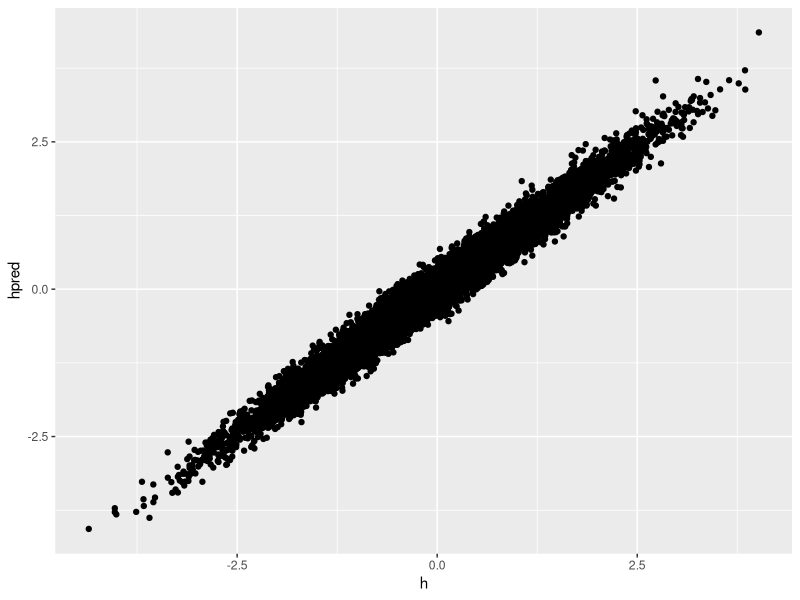
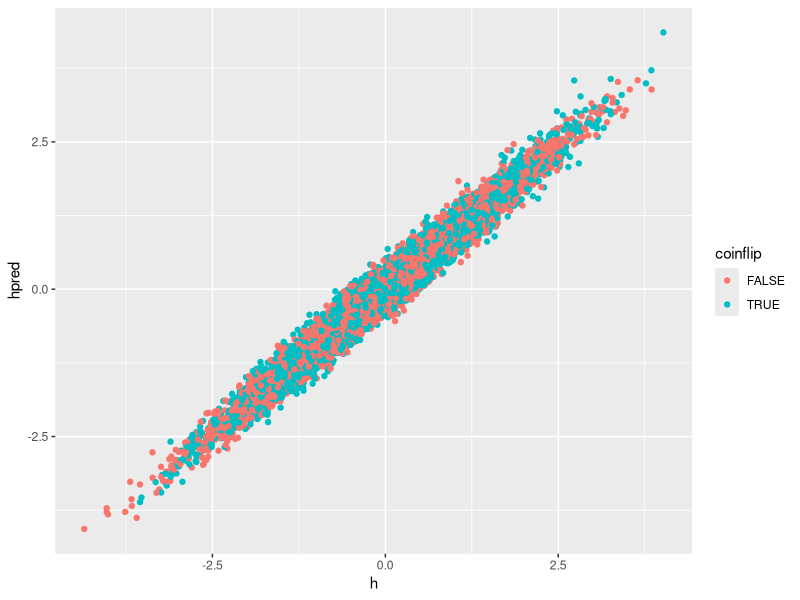
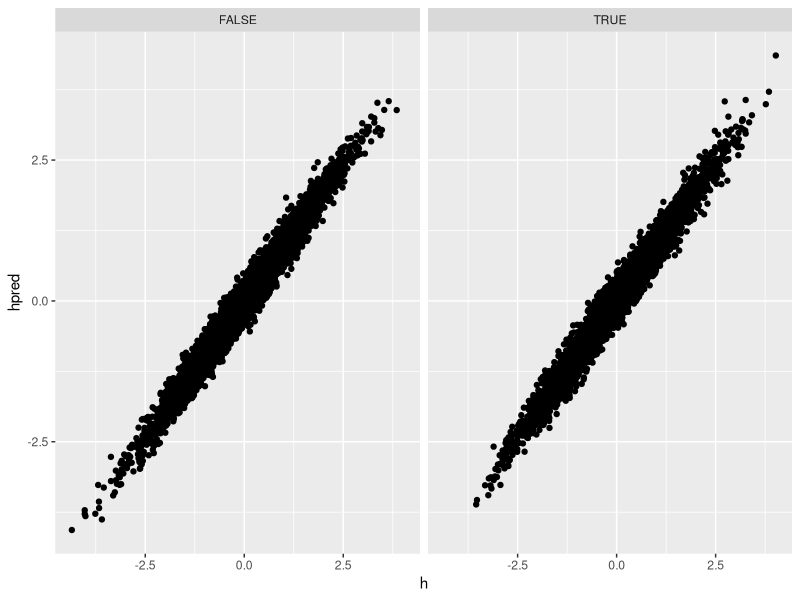
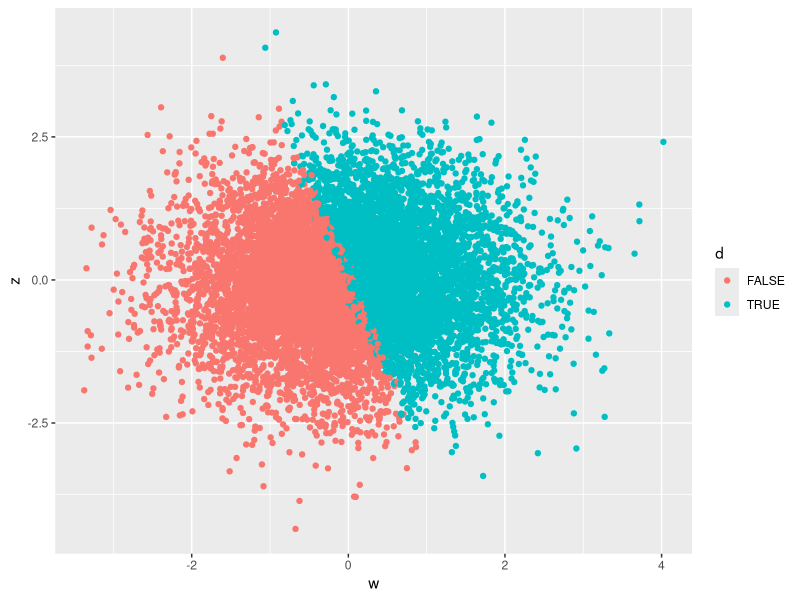
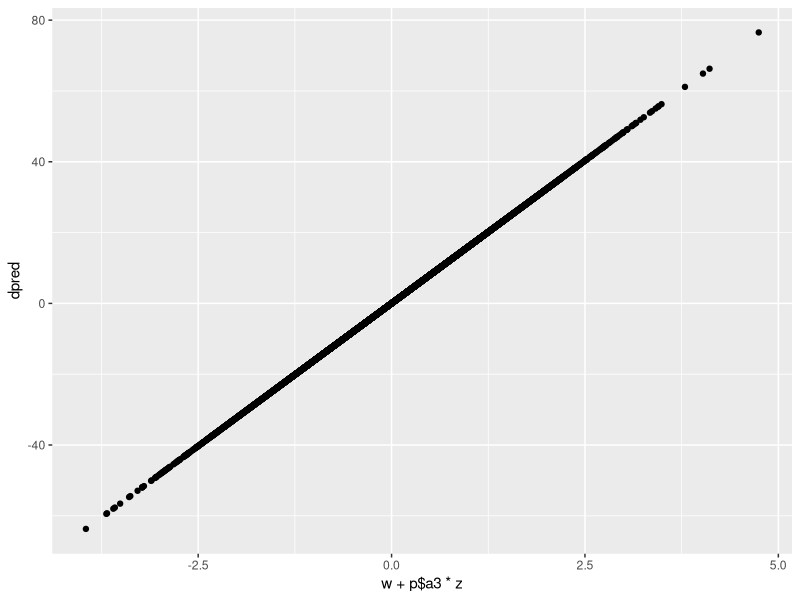
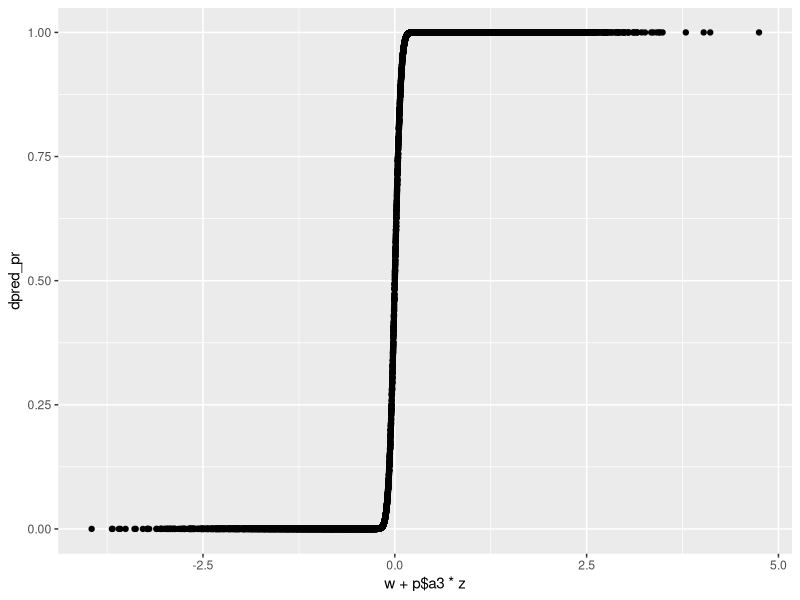
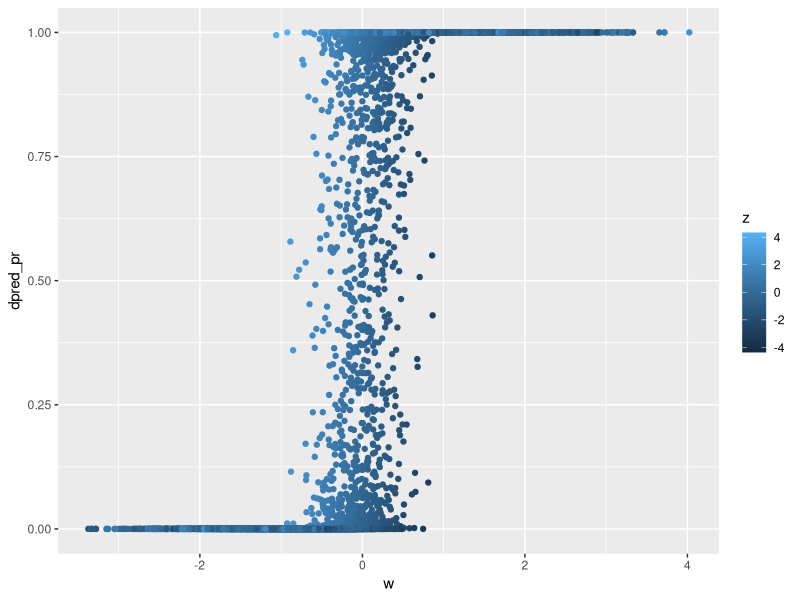
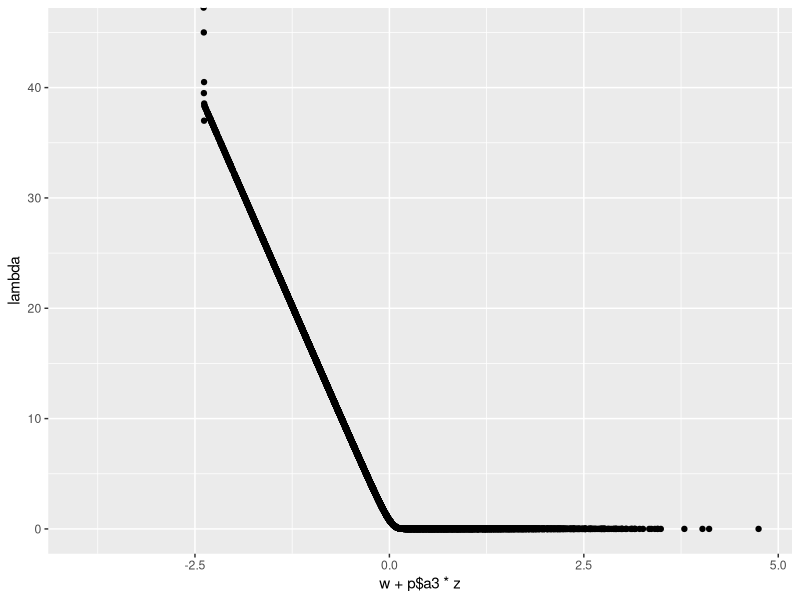

The R script that drew these images, in order:
# Homework 1 - ECON 24030
# heckman selection model

# ---- GETTING STARTED -------
# downlaod RStudio 
#   https://www.rstudio.com/products/rstudio/download/
# download R if needed from: 
#   https://cran.rstudio.com/

# first time in RStudio, you need to install packages
install.packages(c('data.table','ggplot2','lattice')) # only the first time!

# ------ SETTING UP THE ENVIROMNENT ------
require(data.table)
require(ggplot2)

# data.table
#   tutorial:     
#     https://cran.r-project.org/web/packages/data.table/vignettes/datatable-intro.pdf
#   cheatsheet:   
#     https://s3.amazonaws.com/assets.datacamp.com/img/blog/data+table+cheat+sheet.pdf

# ggplot2
#   tutorial:     
#     http://www.ceb-institute.org/bbs/wp-content/uploads/2011/09/handout_ggplot2.pdf
#   cheatsheet: 
#     http://www.rstudio.com/wp-content/uploads/2015/12/ggplot2-cheatsheet-2.0.pdf
#   fulldoc:
#     http://docs.ggplot2.org/current/

# defining some parameters
N=10000 # number of observations we will use
p=list(
  a1 =-0.5,
  a2 = 1,
  a3 =0.3) # defining a set of parameters we will use

# HELP: the command list() creates a list, big surprise! you can then 
# access the values using the dollar sign
p$a1 + p$a2

# ------ SIMULATING A DATA SET -------
# we start by drawing a bunch of bunch of covariates and wages
data = data.table(i=1:N,w=rnorm(N),x=rnorm(N),z=rnorm(N),
                    nu=rnorm(N)*0.3,mu=rnorm(N)*0.2,coinflip=runif(N)<0.5)
# HELP: rnorm randomly draws numbers from a normal(0,1) distribution, using 
# rnorm(N)*0.2 we set the standard deviation to 02
# HELP: runif draws from a uniform, so by doing runif(N)<0.5, we generate a coin flip
# HELP: data.table(X1,X2,X3) creates a table with columns X1,X2,X3

# compute a dependent variable using our data, and parameters
data[, h:=  p$a1*w + p$a2*x + mu]

# HELP: here we use the special command of data.table that allows to create 
# a new column from other columns. The first argument is left empty, it 
# is used for selection, we will see this later the second argument 
# defines h using the ":=" operator which creates the column and assigns 
# it the left hand side

# ------ RUNNING A REGRESSION -------
# we simulated without any relationship between the error term mu and (x,w) 
# this means it will be true that E(mu|x,w)=0, we can run a regression
fit1 = lm( h ~ w +x , data)

# HELP: the command "lm" stands for linear model. It will fit the formula 
# you give it using the operator "~" and using the data passed as an argument. 
# Here we want to fit the linear regression of h on w and x. By default this
# will include a constant term

summary(fit1) 
# HELP: this command gives the summary statistics for the regression. 
# Note that the coefficient are indeed well recovered and significant, 
# they should be equal to p$a1 and p$a2

# ----- EXTRACT PREDICTED VALUE AND PLOT THEM -------
data[,hpred := predict(fit1)]
ggplot(data,aes(x=h,y=hpred)) + geom_point() 

# HELP: again here, we used the ":=" command with our data[,] to 
# assign a new colum. We also used the predict() function with computes 
# the predicted value of the linear model.
# HELP: next we used the ggplot command. We start by specifying the data 
# source in the first parameter. The second parameter aes, controls the 
# mapping of data columns into plotting "Aestetics". Here we want the
# x coordinate to be h, and the y-coordinate to be hpred, lastly we tell 
# ggplot that we would like to use the aesthetic mapping to display points.

# check this out, we can easily color by the coin flip using the color aestetic
ggplot(data,aes(x=h,y=hpred,color=coinflip)) + geom_point()
  
# we can aslo easily split by coin flip using the facet_wrap command
ggplot(data,aes(x=h,y=hpred)) + geom_point() + facet_wrap(~coinflip)

# ------ RUNNING A BINARY REGRESSION -------

# we first generate a binary decsiion
data[, d:= w+p$a3*z + 0.2*nu> 0 ]

# let's plot this with colors in the (w,z) space
ggplot(data,aes(x=w,y=z,color=d)) + geom_point()
# you should see a noisy separation with slopde approximatively -p$a3 !

# we can estimate this equation using the glm command
fit2 = glm(d~w+z,family = binomial('probit'),data)

# HELP: here we use the glm command, similar to the lm command with one 
# additional parameter which defines the "linkage" equation. Here we 
# tell it to use the probit because we know are error is generated from a 
# normal distribution. (For exponenial family, use logit)

summary(fit2)

# this gives the summary stastics. Note that we did not recover (1,a3) 
# for the coffecients? Actually this is because the scale is not 
# indentified when running a glm regression. But note that:
coef(fit2)[3]/coef(fit2)[2]
# does give us correclty our p$a3 parameter!

# we can recover the predicted values and plot them:
data[, dpred:= predict(fit2)]
ggplot(data,aes(x=w+p$a3*z,y=dpred)) + geom_point()

# they should land very nicely on the 45 degree line! Note that here we 
# plot the predicted w+p$a3*z, this is the default output of predict 
# for glm. If we wanted the probability we would need to do use predict()
data[,dpred_pr := predict(fit2,type="response")]
ggplot(data,aes(x=w+p$a3*z,y=dpred_pr)) + geom_point()

# we can also do that with color for z
ggplot(data,aes(x=w,y=dpred_pr,color=z)) + geom_point()

# ------- COIMPUTING A MILLS RATIO --------

# the 2 functions you need for that are dnorm (normal PDF) and pnorm (normal CDF)
# so for instance to compute a mills ratio from our previous binary decision we compute:

data[, lambda := dnorm(dpred)/pnorm(dpred)]
ggplot(data,aes(x=w+p$a3*z,y=lambda)) + geom_point()





